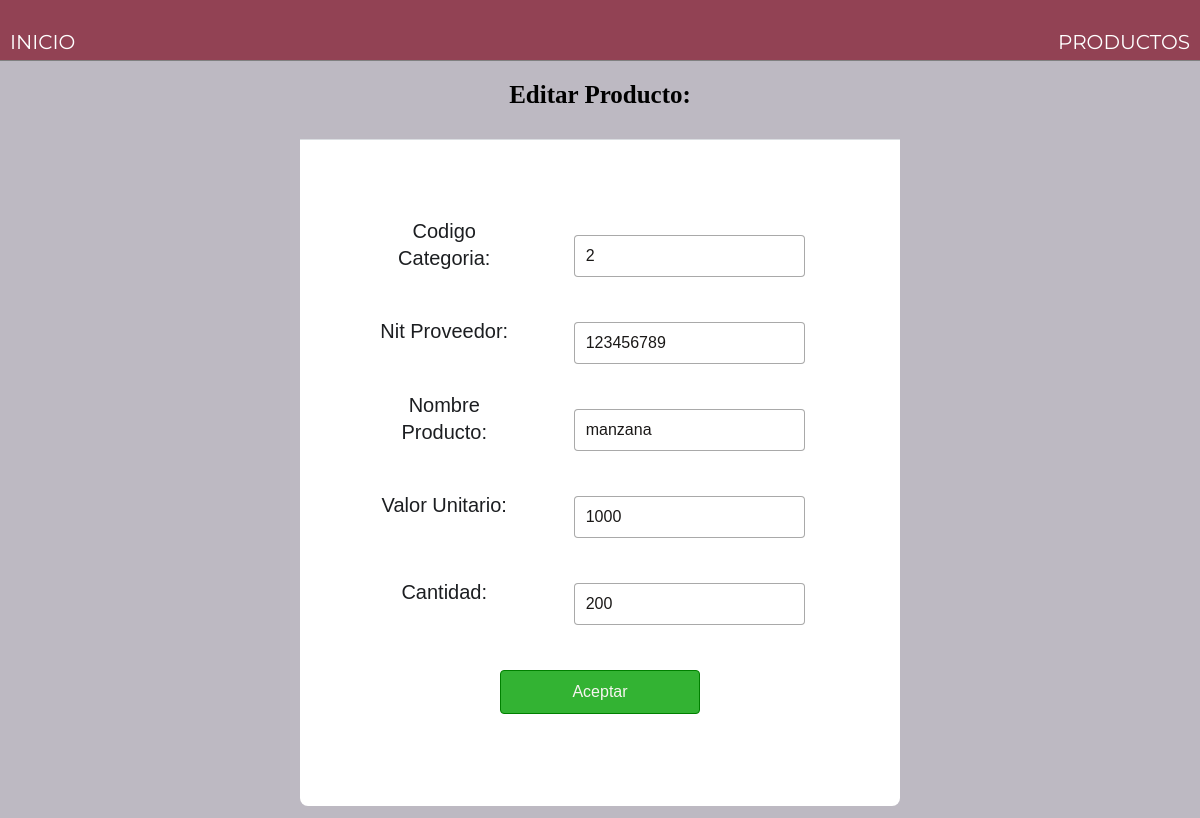
The page /FormularioAdministradorProductos/editar.php?id=8 on the database its author committed.
### tables this page shows
CREATE TABLE `productos` (
  `CodigoProducto` int(11) NOT NULL,
  `CodigoCategoria` int(11) NOT NULL,
  `NitProveedor` varchar(100) NOT NULL,
  `NombreProducto` varchar(100) NOT NULL,
  `ValorUnitario` decimal(10,0) NOT NULL,
  `Imagen` blob NOT NULL,
  `Cantidad` int(11) NOT NULL
);

### FormularioAdministradorProductos/editar.php (the view, shortened to what this page needs)
<?php
	include 'model/conexion.php';
		$id = $_GET['id'];
		$sentencia = $bd->prepare("SELECT * FROM productos WHERE CodigoProducto = ?;");
		$sentencia->execute([$id]);
		$productos1 = $sentencia->fetch(PDO::FETCH_OBJ);
?>
<!DOCTYPE html>
<html>
<head>
	<link rel="stylesheet" href="CSS/tabla.css">
</head>
<body>
    <div id="header">
        <a class="return  header" href="">INICIO</a>
        <a class="products  header" href="index.php">PRODUCTOS</a>
    </div>
	<center>
		<h3>Editar Producto:</h3>
		<form method="POST" action="editarProceso.php">
			<table class="form__items">
				<tr>
					<td>Codigo Categoria: </td>
					<td><input type="text" name="txt2Categoria" value="<?php echo $productos1->CodigoCategoria; ?>"></td>
				</tr>
				<tr>
					<td>Nit Proveedor: </td>
					<td><input type="text" name="txt2Proveedor" value="<?php echo $productos1->NitProveedor; ?>"></td>
				</tr>
				<tr>
					<td>Nombre Producto: </td>
					<td><input type="text" name="txt2Producto" value="<?php echo $productos1->NombreProducto; ?>"></td>
				</tr>
				<tr>
					<td>Valor Unitario: </td>
					<td><input type="text" name="txt2Valor" value="<?php echo $productos1->ValorUnitario; ?>"></td>
				</tr>
				<tr>
					<td>Cantidad: </td>
					<td><input type="text" name="txt2Cantidad" value="<?php echo $productos1->Cantidad; ?>"></td>
				</tr>
				<tr>
					<td colspan="2"><input type="submit" value="Aceptar"></td>
				</tr>
			</table>
		</form>
	</center>
</body>
</html>

### FormularioAdministradorProductos/CSS/tabla.css (style rules this page uses)
* { padding: 0; margin: 0; box-sizing: border-box; }
html { font-size: 10px; font-family: 'Montserrat', sans-serif; scroll-behavior: smooth; }
a { text-decoration: none; }
body { background:rgb(189, 185, 194); -webkit-background-size: cover; -moz-background-size: cover; -o-background-size: cover; background-size: cover; }
#header { position: relative; z-index: 1; padding-top: 0; max-width: 1500px; margin: 0 auto; padding: 30px 0; border-bottom: gray 1px solid; background-color: rgb(146, 66, 84); }
.return { margin-left: 10px; float: left; color: white; display: flex; justify-content: flex-start; font-size: 20px; }
.products { margin-right: 10px; float: right; color: white; display: flex; justify-content: flex-start; font-size: 20px; }
h3 { font-size: 25px; font-family: 'Times New Roman', Times, serif; margin-top: 20px; }
td { text-align: center; padding: 10px; width: 9%; }
form { position: relative; width: auto; max-width: auto; padding-top: 30px; }
.form__items { background-color: #fff; border-radius: 0 0 8px 8px; border-top: 1px solid #dadde1; color: #1c1e21; line-height: 1.34; margin: auto; width: 50%; padding: 5%; margin-bottom: 12px; font-size: 20px; text-align: center; font-family: 'Franklin Gothic Medium', 'Arial Narrow', Arial, sans-serif; }
input { margin-left: 12px; justify-content: flex-start; margin-top: 23px; font-style: unset; color: rgb(26, 24, 23); font-size: 16px; width: auto; padding: 11px; border: 1px solid #0a0a0a59; border-radius: 4px; background: #fff; transition: all .2s cubic-bezier(.83,.9,.68,.73); }
input[type="submit"] { position: right; margin-right: 12px; background: rgb(51, 179, 51); font-style: unset; color: rgb(248, 244, 241); font-size: 16px; width: 200px; margin-bottom: 20px; padding: 12px; border: 1px solid green; border-radius: 4px; transition: all .2s cubic-bezier(.83,.9,.68,.73); }

### rows shown on the page
productos: txt2Categoria "2", txt2Proveedor "123456789", txt2Producto "manzana", txt2Valor "1000", txt2Cantidad "200"
